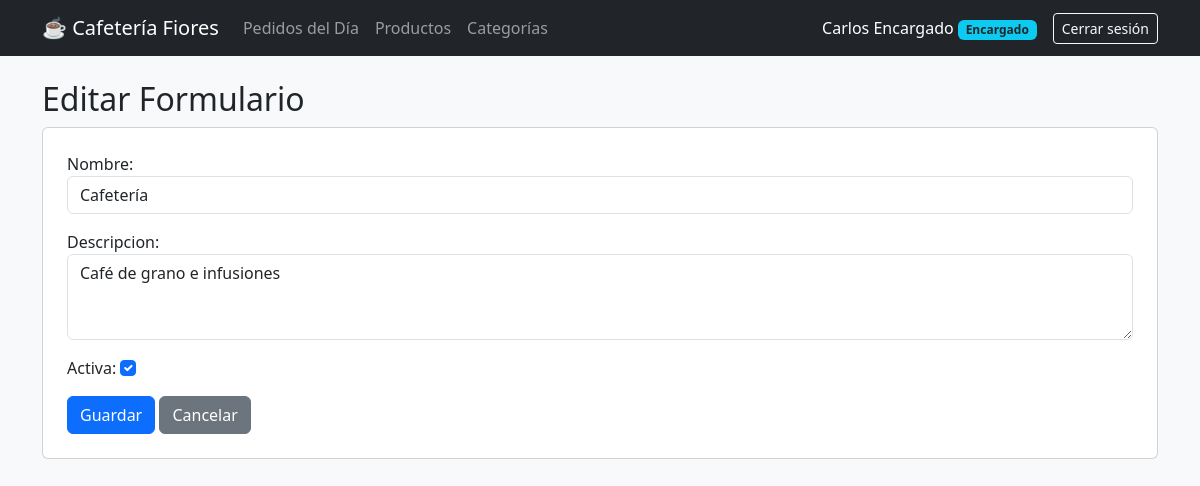
Screenshot of /gestion/categorias/1/editar/ (signed in) with the database file from the repository.
### pedidos/models.py (models this page shows, shortened)
class Categoria(models.Model):
    nombre = models.CharField(max_length=50, unique=True)
    descripcion = models.TextField(blank=True)
    activa = models.BooleanField(default=True)
    class Meta:
        verbose_name = "Categoría"
        verbose_name_plural = "Categorías"
        ordering = ['nombre']

### pedidos/views.py (the view)
    @login_required
    def _wrapped_view(request, *args, **kwargs):
        if not request.user.is_staff:
            return HttpResponseForbidden("Acceso denegado: esta sección es exclusiva para encargados.")
        return view_func(request, *args, **kwargs)

### pedidos/forms.py
class CategoriaForm(forms.ModelForm):
    class Meta:
        model = Categoria
        fields = ['nombre', 'descripcion', 'activa']
        widgets = {
            'nombre': forms.TextInput(attrs={'class': 'form-control'}),
            'descripcion': forms.Textarea(attrs={'class': 'form-control', 'rows': 3}),
            'activa': forms.CheckboxInput(attrs={'class': 'form-check-input'}),
        }

### pedidos/context_processors.py (called while the page is built)
def carrito_contador(request):
    carrito = request.session.get('carrito', {})
    total_unidades = sum(item['cantidad'] for item in carrito.values())
    return {'carrito_unidades': total_unidades}

### pedidos/views.py (called while the page is built)
def encargado_requerido(view_func):
    @login_required
    def _wrapped_view(request, *args, **kwargs):
        if not request.user.is_staff:
            return HttpResponseForbidden("Acceso denegado: esta sección es exclusiva para encargados.")
        return view_func(request, *args, **kwargs)
    return _wrapped_view

@encargado_requerido
def categoria_editar(request, pk):
    categoria = get_object_or_404(Categoria, pk=pk)
    form = CategoriaForm(request.POST or None, instance=categoria)
    if request.method == 'POST' and form.is_valid():
        form.save()
        messages.success(request, "Categoría actualizada correctamente.")
        return redirect('categoria_lista')
    return render(request, 'pedidos/categoria_form.html', {'form': form, 'accion': 'Editar'})

### pedidos/templates/pedidos/categoria_form.html (shortened to what this page needs)
{% extends 'pedidos/base.html' %}
{% block content %}
<h2>{{ accion }} Formulario</h2>
<form method="post" class="card p-4 bg-white">
    {{ form.as_p }}
    <div>
        <button type="submit" class="btn btn-primary">Guardar</button>
        <a href="{% url 'redireccion_rol' %}" class="btn btn-secondary">Cancelar</a>
    </div>
</form>
{% endblock %}

### pedidos/templates/pedidos/base.html (shortened to what this page needs)
<!DOCTYPE html>
<html lang="es">
<head>
    <link href="https://cdn.jsdelivr.net/npm/bootstrap@5.3.2/dist/css/bootstrap.min.css" rel="stylesheet">
</head>
<body class="bg-light">
<nav class="navbar navbar-expand-lg navbar-dark bg-dark mb-4">
    <div class="container">
        <a class="navbar-brand" href="{% url 'redireccion_rol' %}">☕ Cafetería Fiores</a>
        {% if user.is_authenticated %}
        <div class="collapse navbar-collapse">
            <ul class="navbar-nav me-auto">
                {% if user.is_staff %}
                    <li class="nav-item"><a class="nav-link" href="{% url 'encargado_pedidos' %}">Pedidos del Día</a></li>
                    <li class="nav-item"><a class="nav-link" href="{% url 'producto_lista' %}">Productos</a></li>
                    <li class="nav-item"><a class="nav-link" href="{% url 'categoria_lista' %}">Categorías</a></li>
                {% else %}
                    <li class="nav-item"><a class="nav-link" href="{% url 'catalogo' %}">Catálogo</a></li>
                    <li class="nav-item"><a class="nav-link" href="{% url 'ver_carrito' %}">Carrito ({{ carrito_unidades }})</a></li>
                    <li class="nav-item"><a class="nav-link" href="{% url 'mis_pedidos' %}">Mis Pedidos</a></li>
                {% endif %}
            </ul>
            <span class="navbar-text text-white me-3">
                {{ user.first_name|default:user.username }}
                <span class="badge bg-info text-dark">{% if user.is_staff %}Encargado{% else %}Cliente{% endif %}</span>
            </span>
            <form method="post" action="{% url 'logout' %}">
                <button class="btn btn-outline-light btn-sm" type="submit">Cerrar sesión</button>
            </form>
        </div>
        {% endif %}
    </div>
</nav>
<div class="container">
    {% block content %}{% endblock %}
</div>
</body>
</html>

### rows the page displays
Categoria: nombre "Cafetería", descripcion "Café de grano e infusiones", activa "☑"

### other values shown
{{ user.first_name|default:user.username }} "Carlos Encargado"
{{ accion }} "Editar"
